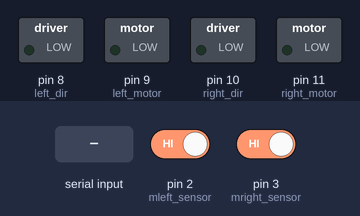
This sketch was run on a simulated Arduino Uno, built with avr-gcc and run on an emulated ATmega328P. Shown: switched loads named in the sketch (green lamp = pin HIGH). The inputs (shaded band) are chosen by the test bench; at power-on: pin 2 (mleft_sensor) HIGH, pin 3 (mright_sensor) HIGH.

Above: at 1.2 s.
1.3 s: "1\n" received over Serial
At 2.5 s:
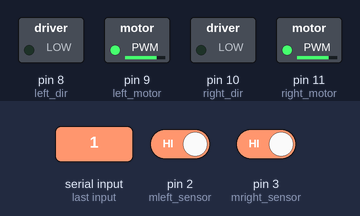
2.8 s: "2\n" received over Serial
At 3.8 s:
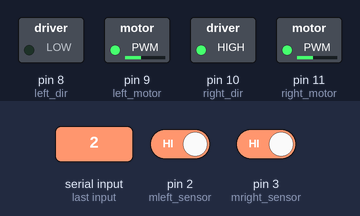
4.3 s: "3\n" received over Serial
At 5.0 s:
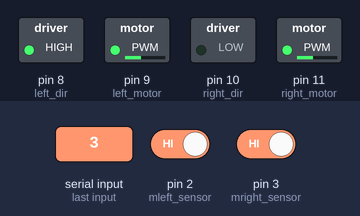
5.8 s: "4\n" received over Serial
At 6.1 s:
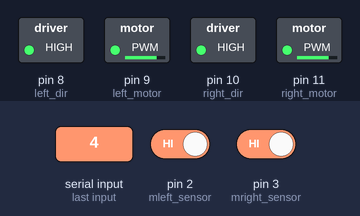
7.3 s: "5\n" received over Serial
At 8.5 s:
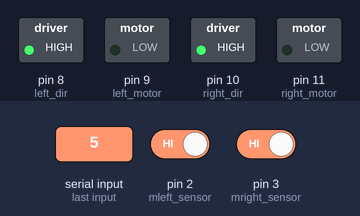
Timing chart, 0 to 9.8 s (numbered marks = the images above; inputs shaded):
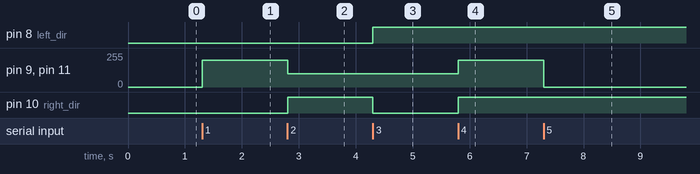

The sketch:

robot_drive_for_android.ino
```cpp
int left_motor = 9;
int right_motor = 11;
int left_dir = 8;
int right_dir = 10;

int mleft_sensor = 2;
int mright_sensor = 3;

int gas = 12;


int forward_speed = 200;
int turn_speed = 100;

volatile long left_steps = 0;
volatile long right_steps = 0;

long left_target = 0;
long right_target = 0;

volatile bool stop_flag = false;

volatile bool button_pressed = false;
volatile int button_debounce = 0;

void lstep_interrupt();
void rstep_interrupt();
void forward(int unit);
void backward(int unit);
void turn(int directiona, int unit);
void stop();
void button_press();

void setup()
{
  pinMode(mleft_sensor, INPUT);
  pinMode(mright_sensor, INPUT);
  pinMode(left_motor, OUTPUT);
  pinMode(right_motor, OUTPUT);
  pinMode(left_dir, OUTPUT);
  pinMode(right_dir, OUTPUT);

  attachInterrupt(digitalPinToInterrupt(mleft_sensor), lstep_interrupt, FALLING);
  attachInterrupt(digitalPinToInterrupt(mright_sensor), rstep_interrupt, FALLING);
  Serial.begin(9600);
}

void loop()
{
  if (Serial.available())
  {
    int action = Serial.parseInt();
    switch (action) {
      case 1:
        forward(100);
        break;
      case 2:
        turn(1, 5);
        break;
      case 3:
        turn(0, 5);
        break;
      case 4:
        backward(100);
        break;
      case 5:
        stop_flag = true;
        break;
      case 6:
        gassensor();
        break;
    }
  }

  if (stop_flag)
  {
    stop();
    stop_flag = false;
    left_target = left_steps;
    right_target = right_steps;
  }
}

void gassensor()
{
  if (digitalRead(gas))
  {
    Serial.println("1");
  }
  else
  {
    Serial.println("0");
  }
}

void stop() {
  analogWrite(left_motor, 0);
  analogWrite(right_motor, 0);
}

void forward(int unit)
{
  int leftpos = left_steps;
  int rightpos = right_steps;

  digitalWrite(left_dir, 0);
  digitalWrite(right_dir, 0);

  analogWrite(left_motor, forward_speed);
  analogWrite(right_motor, forward_speed);
  left_target = leftpos + unit;
  right_target = rightpos + unit;
}

void backward(int unit)
{
  int leftpos = left_steps;
  int rightpos = right_steps;

  digitalWrite(left_dir, 1);
  digitalWrite(right_dir, 1);

  analogWrite(left_motor, forward_speed);
  analogWrite(right_motor, forward_speed);

  left_target = leftpos + unit;
  right_target = rightpos + unit;
}

void turn(int directiona, int unit)
{
  int leftpos = left_steps;
  int rightpos = right_steps;

  if (directiona) {
    digitalWrite(left_dir, 0);
    digitalWrite(right_dir, 1);
  }
  else {
    digitalWrite(left_dir, 1);
    digitalWrite(right_dir, 0);
  }

  analogWrite(left_motor, turn_speed);
  analogWrite(right_motor, turn_speed);

  left_target = leftpos + unit;
  right_target = rightpos + unit;
}

void lstep_interrupt()
{
  ++left_steps;
  stop_flag = left_steps > left_target;
}

void rstep_interrupt()
{
  ++right_steps;
  stop_flag = right_steps > right_target;
}
```

Measured:
- after the input at 1.3 s, pin 9 (left_motor), pin 11 (right_motor): 0/255 → 200/255 at once
- after the input at 2.8 s, pin 9 (left_motor), pin 11 (right_motor): 200/255 → 100/255 at once; pin 10 (right_dir): LOW → HIGH at once
- after the input at 4.3 s, pin 8 (left_dir): LOW → HIGH at once; pin 10 (right_dir): HIGH → LOW at once
- after the input at 5.8 s, pin 9 (left_motor), pin 11 (right_motor): 100/255 → 200/255 at once; pin 10 (right_dir): LOW → HIGH at once
- after the input at 7.3 s, pin 9 (left_motor), pin 11 (right_motor): 200/255 → 0/255 at once
